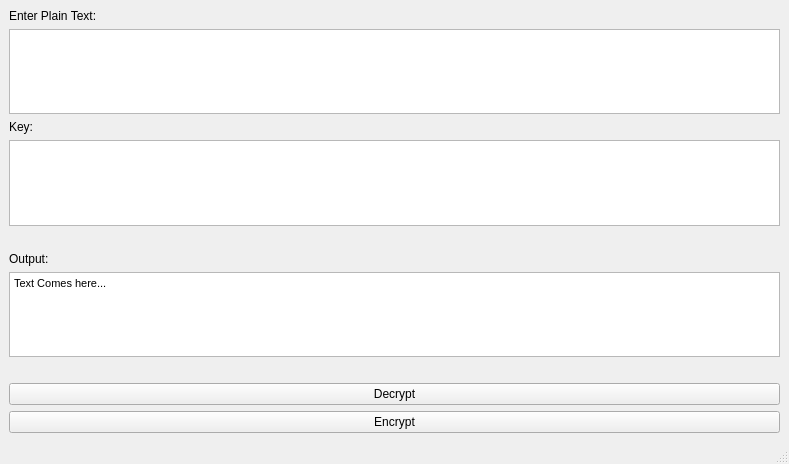
<?xml version="1.0" encoding="UTF-8"?>
<ui version="4.0">
 <class>MainWindow</class>
 <widget class="QMainWindow" name="MainWindow">
  <property name="geometry">
   <rect>
    <x>0</x>
    <y>0</y>
    <width>789</width>
    <height>464</height>
   </rect>
  </property>
  <property name="windowTitle">
   <string>MainWindow</string>
  </property>
  <widget class="QWidget" name="centralwidget">
   <layout class="QVBoxLayout" name="verticalLayout">
    <item>
     <widget class="QLabel" name="pt_label">
      <property name="text">
       <string>Enter Plain Text:</string>
      </property>
     </widget>
    </item>
    <item>
     <widget class="QPlainTextEdit" name="pt_inp"/>
    </item>
    <item>
     <widget class="QLabel" name="key_label">
      <property name="text">
       <string>Key:</string>
      </property>
     </widget>
    </item>
    <item>
     <widget class="QTextEdit" name="key_input"/>
    </item>
    <item>
     <spacer name="horizontalSpacer">
      <property name="orientation">
       <enum>Qt::Horizontal</enum>
      </property>
      <property name="sizeHint" stdset="0">
       <size>
        <width>40</width>
        <height>20</height>
       </size>
      </property>
     </spacer>
    </item>
    <item>
     <widget class="QLabel" name="op_label">
      <property name="text">
       <string>Output:</string>
      </property>
     </widget>
    </item>
    <item>
     <widget class="QTextBrowser" name="op_textBrowser">
      <property name="html">
       <string>&lt;!DOCTYPE HTML PUBLIC &quot;-//W3C//DTD HTML 4.0//EN&quot; &quot;http://www.w3.org/TR/REC-html40/strict.dtd&quot;&gt;
&lt;html&gt;&lt;head&gt;&lt;meta name=&quot;qrichtext&quot; content=&quot;1&quot; /&gt;&lt;style type=&quot;text/css&quot;&gt;
p, li { white-space: pre-wrap; }
&lt;/style&gt;&lt;/head&gt;&lt;body style=&quot; font-family:'MS Shell Dlg 2'; font-size:8.25pt; font-weight:400; font-style:normal;&quot;&gt;
&lt;p style=&quot; margin-top:0px; margin-bottom:0px; margin-left:0px; margin-right:0px; -qt-block-indent:0; text-indent:0px;&quot;&gt;Text Comes here...&lt;/p&gt;&lt;/body&gt;&lt;/html&gt;</string>
      </property>
     </widget>
    </item>
    <item>
     <spacer name="horizontalSpacer_2">
      <property name="orientation">
       <enum>Qt::Horizontal</enum>
      </property>
      <property name="sizeHint" stdset="0">
       <size>
        <width>40</width>
        <height>20</height>
       </size>
      </property>
     </spacer>
    </item>
    <item>
     <widget class="QPushButton" name="decrypt_btn">
      <property name="text">
       <string>Decrypt</string>
      </property>
     </widget>
    </item>
    <item>
     <widget class="QPushButton" name="encrypt_btn">
      <property name="text">
       <string>Encrypt</string>
      </property>
     </widget>
    </item>
   </layout>
  </widget>
  <widget class="QMenuBar" name="menubar">
   <property name="geometry">
    <rect>
     <x>0</x>
     <y>0</y>
     <width>789</width>
     <height>21</height>
    </rect>
   </property>
  </widget>
  <widget class="QStatusBar" name="statusbar"/>
 </widget>
 <resources/>
 <connections/>
</ui>
